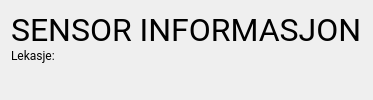
              <widget class="QFrame" name="container4">
               <property name="maximumSize">
                <size>
                 <width>16777215</width>
                 <height>600</height>
                </size>
               </property>
               <property name="font">
                <font>
                 <family>Roboto</family>
                 <pointsize>18</pointsize>
                </font>
               </property>
               <property name="autoFillBackground">
                <bool>false</bool>
               </property>
               <property name="styleSheet">
                <string notr="true">QPushButton{background-color: grey; color: white;}</string>
               </property>
               <property name="frameShape">
                <enum>QFrame::NoFrame</enum>
               </property>
               <property name="frameShadow">
                <enum>QFrame::Raised</enum>
               </property>
               <layout class="QVBoxLayout" name="verticalLayout_7">
                <item>
                 <widget class="QLabel" name="sensorinfo_5">
                  <property name="maximumSize">
                   <size>
                    <width>1000</width>
                    <height>30</height>
                   </size>
                  </property>
                  <property name="font">
                   <font>
                    <family>Roboto</family>
                    <pointsize>24</pointsize>
                   </font>
                  </property>
                  <property name="text">
                   <string>SENSOR INFORMASJON</string>
                  </property>
                  <property name="textFormat">
                   <enum>Qt::RichText</enum>
                  </property>
                 </widget>
                </item>
                <item>
                 <widget class="QLabel" name="lekkasje_5">
                  <property name="maximumSize">
                   <size>
                    <width>16777215</width>
                    <height>20</height>
                   </size>
                  </property>
                  <property name="font">
                   <font>
                    <family>Roboto</family>
                   </font>
                  </property>
                  <property name="frameShadow">
                   <enum>QFrame::Sunken</enum>
                  </property>
                  <property name="text">
                   <string>Lekasje:</string>
                  </property>
                  <property name="textFormat">
                   <enum>Qt::RichText</enum>
                  </property>
                 </widget>
                </item>
                <item>
                 <widget class="QFrame" name="frame_5">
                  <property name="frameShape">
                   <enum>QFrame::NoFrame</enum>
                  </property>
                  <property name="frameShadow">
                   <enum>QFrame::Raised</enum>
                  </property>
                 </widget>
                </item>
               </layout>
              </widget>
